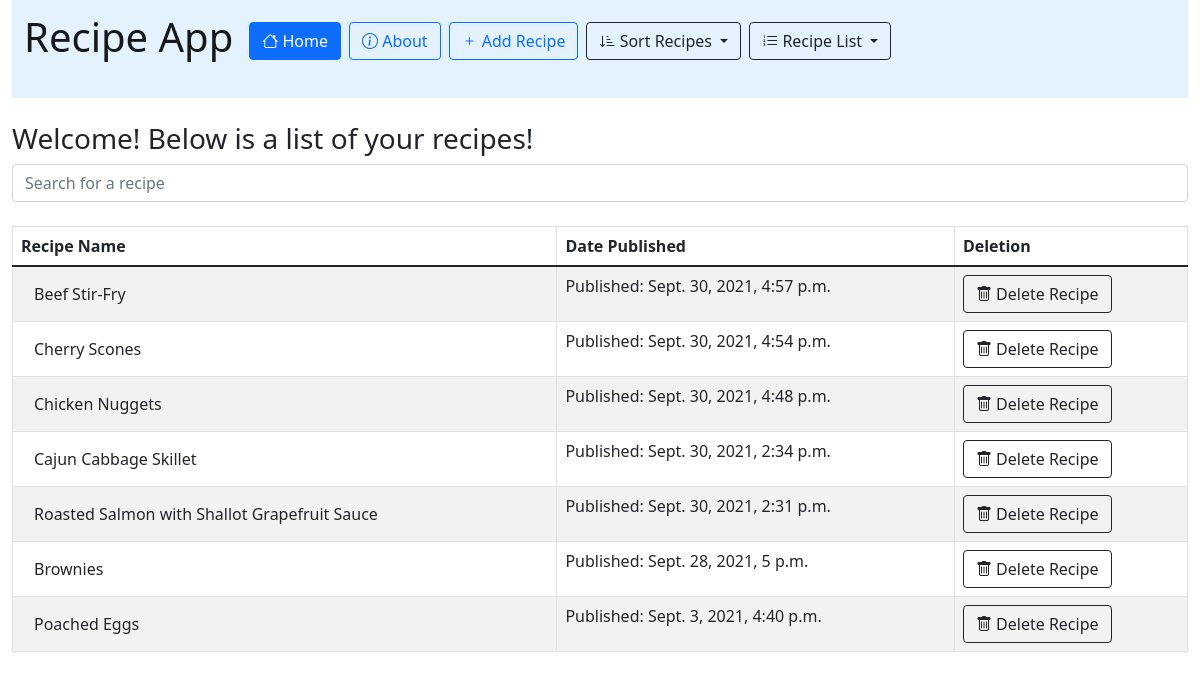
/recipe_app/, run on an earlier commit of the app's database.
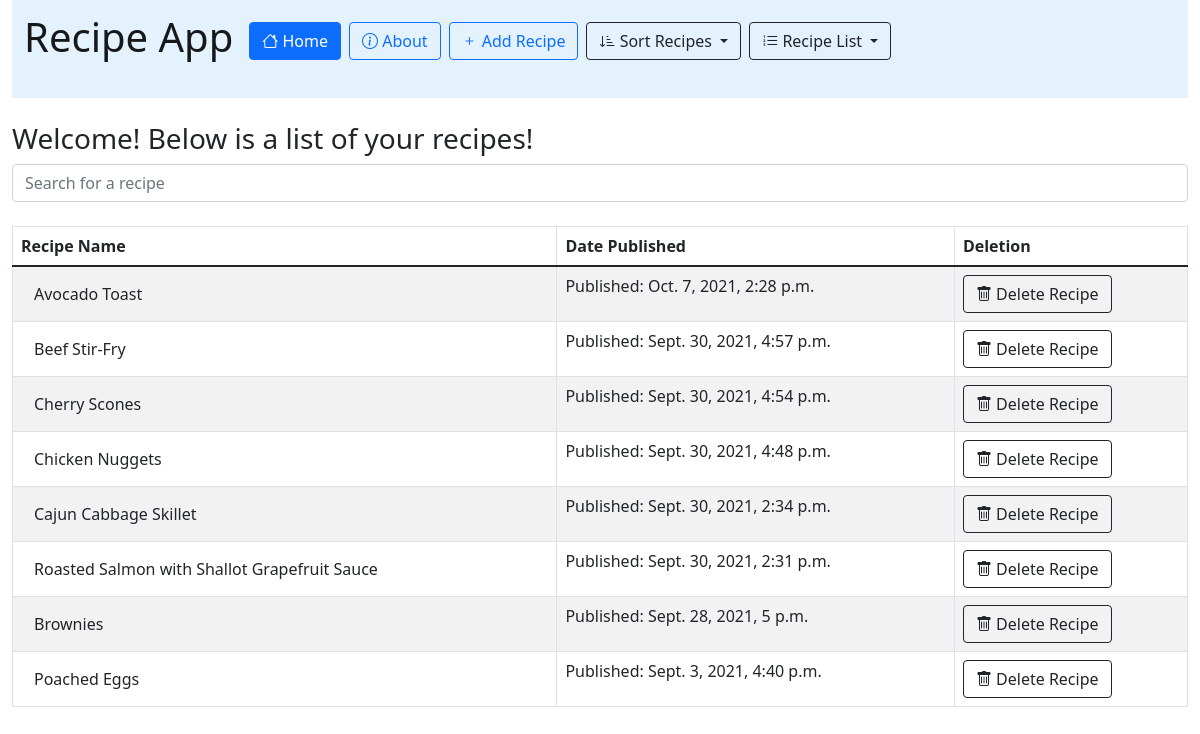
And on a later commit of the database.
### recipe_app/models.py (models this page shows, shortened)
class Recipe(models.Model):
    recipe_name = models.CharField(max_length=200)
    pub_date= models.DateTimeField('date published')

### recipe_app/views.py (the view)
# urls.py: path('', views.index, name='index'),
def index(request):
    query_string = request.GET
    if query_string:
        try:
            sort_order = query_string["sort_order"]
        except KeyError:
            raise Http404("sort order not present")
        if sort_order not in ['-pub_date', 'pub_date', '-recipe_name', 'recipe_name']:
            raise Http404("entered sort order does not exist")
        latest_recipe_list = Recipe.objects.order_by(sort_order)
    else:
        latest_recipe_list = Recipe.objects.order_by('-pub_date')
    template = loader.get_template('recipe_app/index.html')
    context = {
        'latest_recipe_list': latest_recipe_list,
        }
    return HttpResponse(template.render(context, request))

### recipe_app/templates/recipe_app/index.html (shortened to what this page needs)
{% extends "recipe_app/base.html" %}
{% block content %}
<div class="container-fluid">
<nav class="navbar navbar-light" style="background-color: #e3f2fd;">
  <form class="container-fluid justify-content-start">
    <a class="navbar-brand" ><h1>Recipe App</h1></a>
    <a class="btn btn-outline-primary me-2 active" type="button" href="/recipe_app"><i class="bi bi-house"></i> Home</a>
    <a class="btn btn-outline-primary me-2" type="button" href="/recipe_app/about"><i class="bi bi-info-circle"></i> About</a>
    <a class="btn btn-outline-primary me-2" type="button" href="/recipe_app/add"><i class="bi bi-plus"></i> Add Recipe</a>
    <div class="dropdown">
        <button class="btn btn-outline-dark me-2 dropdown-toggle" type="button" id="dropdownMenuButton2" data-bs-toggle="dropdown" aria-expanded="false">
            <i class="bi bi-sort-down-alt"></i> Sort Recipes
        </button>
    </div>
    {% if latest_recipe_list %}
    <div class="dropdown">
        <button class="btn btn-outline-dark me-2 dropdown-toggle" type="button" id="dropdownMenuButton2" data-bs-toggle="dropdown" aria-expanded="false">
            <i class="bi bi-list-ol"></i> Recipe List
        </button>
    </div>
    {% endif %}
  </form>
</nav>
{% if latest_recipe_list %}
    <br>
    <h3>Welcome! Below is a list of your recipes!</h3>
    <input class="form-control" id="myInput" type="text" placeholder="Search for a recipe">
    <br>
<table class="table table-striped table-bordered table-hover">
    <thead>
        <tr>
          <th scope="col">Recipe Name</th>
          <th scope="col">Date Published</th>
          <th scope="col">Deletion</th>
        </tr>
    </thead>
    <tbody>
        {% for recipe in latest_recipe_list %}
            <tr>
              <td> <a href="{% url 'recipe_app:recipe_page' recipe.id %}"><button class="btn" type="button">{{ recipe.recipe_name }} </button></a></td>
              <td>Published: {{ recipe.pub_date }}</td>
              <td><a href="{% url 'recipe_app:delete_recipe' recipe.id %}"><button class="btn btn-outline-dark" type="button"><i class="bi bi-trash"></i> Delete Recipe</button></a></td>
            </tr>
        {% endfor %}
    </tbody>
</table>
{% else %}
    <h1>No recipes are available.</h1>
{% endif %}
</div>
{% endblock %}

### recipe_app/templates/recipe_app/base.html (shortened to what this page needs)
<html>
    <head>
        <link href="https://cdn.jsdelivr.net/npm/bootstrap@5.1.2/dist/css/bootstrap.min.css" rel="stylesheet">
        <link rel="stylesheet" href="https://cdn.jsdelivr.net/npm/bootstrap-icons@1.5.0/font/bootstrap-icons.css">
    </head>
    {% block content %}{% endblock %}
</html>

What changed in the data, as far as the page shows it:
added Recipe: recipe_name "Avocado Toast", pub_date "Oct. 7, 2021, 2:28 p.m."
